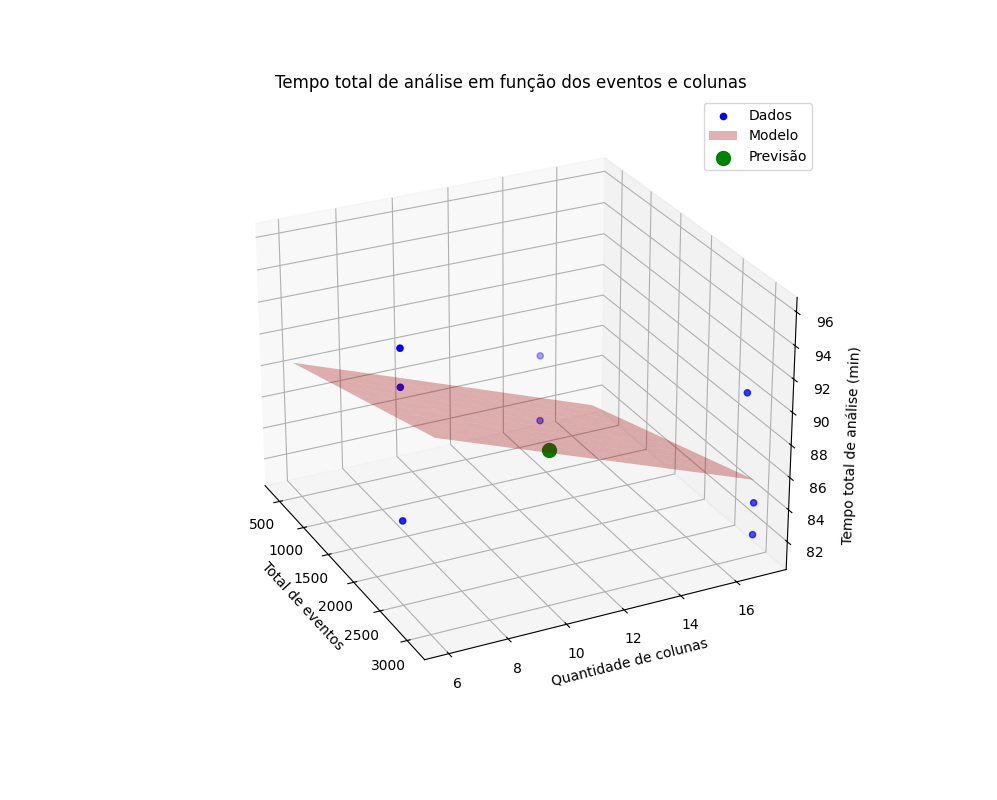

Here is the Python script that generated this plot:
# Script feito para gerar um grafico de regressao referente aos testes dos datasets nas ferramentas de mineração de processos
# É solicitado uma quantidade de eventos e colunas estimados para gerar o gráfico
# Feito por Gyslla em 28/04/2024

import os
import numpy as np
import pandas as pd
import matplotlib.pyplot as plt
from sklearn.linear_model import LinearRegression
from mpl_toolkits.mplot3d import Axes3D

data = pd.DataFrame({
    'experimento': [1, 2, 3, 4, 5, 6, 7, 8, 9],
    'tanalise': [81.3, 85.6, 81.3, 84.1, 90.4, 82.1, 95.8, 93.5, 85.5],
    'teventos': [390, 390, 390, 3117, 2965, 3117, 2517, 2511, 2511],
    'qtdcolunas': [15, 15, 15, 17, 17, 17, 6, 6, 6]
})

X = data[['teventos', 'qtdcolunas']]
y = data['tanalise']
modelo = LinearRegression()
modelo.fit(X, y)

print("\n")
eventos = int(input("Quantidade de eventos: "))
colunas = int(input("Quantidade de colunas: "))
previsao = modelo.predict([[eventos, colunas]])

fig = plt.figure(figsize=(10, 8))
ax = fig.add_subplot(111, projection='3d')
ax.scatter(data['teventos'], data['qtdcolunas'], data['tanalise'], color='blue', label='Dados')
x_surf, y_surf = np.meshgrid(np.linspace(data['teventos'].min(), data['teventos'].max(), 10), np.linspace(data['qtdcolunas'].min(), data['qtdcolunas'].max(), 10))
z_surf = modelo.predict(np.array([x_surf.ravel(), y_surf.ravel()]).T).reshape(x_surf.shape)
ax.plot_surface(x_surf, y_surf, z_surf, color='red', alpha=0.3, label='Modelo')
ax.scatter(eventos, colunas, previsao, color='green', s=100, label='Previsão')
ax.set_title('Tempo total de análise em função dos eventos e colunas')
ax.set_xlabel('Total de eventos')
ax.set_ylabel('Quantidade de colunas')
ax.set_zlabel('Tempo total de análise (min)')
ax.legend()
plt.show()

print(f"\n\n>>> Previsão do tempo total de análise para {eventos} eventos e {colunas} colunas: {previsao[0]} minutos\n")
#print(f"Tempo total de análise previsto: {previsao[0]} minutos")
